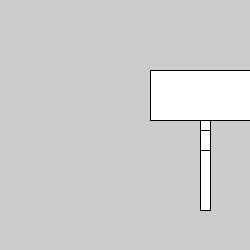
Frame 1 (no input)
Frame 60 (the mouse pressed at the canvas centre just before this capture): identical to frame 1, image omitted
Frame 120 (the mouse held since frame 60 and released just before this capture): identical to frame 1, image omitted

The Processing sketch that drew this single still picture (run headless with seeded random() and noise(); from frame 60 on, the mouse is pressed at the canvas centre):

// Processing sketch: processing_186967
// ── processing_186967.pde

int counter;

void setup() {  //setup function called initially, only once
  size(250, 250);
  
}

void draw() {  //draw function loops 
rect(200,110,10,100);
 rect(150,70,100,50);
 rect(200,130,10,0);
 rect(200,150,10,0);
 
 }
